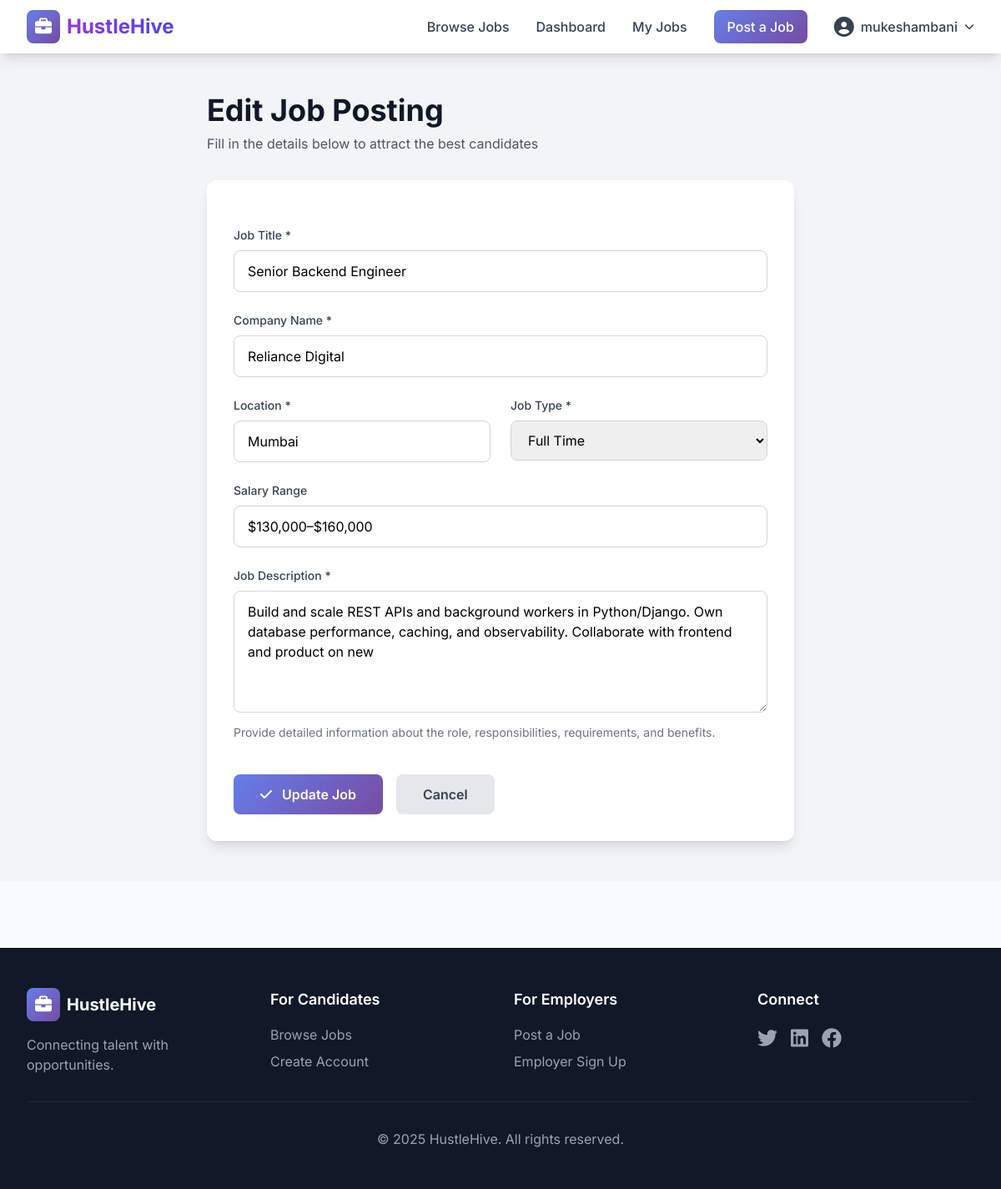
Screenshot of /jobs/1/update/ (signed in) with the database file from the repository.
### jobs/models.py (models this page shows, shortened)
class Job(models.Model):
    JOB_TYPES = [
        ('FT', 'Full Time'),
        ('PT', 'Part Time'),
        ('CT', 'Contract'),
        ('IN', 'Internship'),
    ]
    title = models.CharField(max_length=200)
    description = models.TextField()
    company_name = models.CharField(max_length=200)
    location = models.CharField(max_length=200)
    job_type = models.CharField(max_length=2, choices=JOB_TYPES, default='FT')
    salary_range = models.CharField(max_length=100, blank=True)
    posted_by = models.ForeignKey(User, on_delete=models.CASCADE, related_name='jobs')
    created_at = models.DateTimeField(auto_now_add=True)
    updated_at = models.DateTimeField(auto_now=True)
    is_active = models.BooleanField(default=True)
    class Meta:
        ordering = ['-created_at']

### jobs/views.py (the view, shortened to what this page needs)
# urls.py: path('jobs/<int:pk>/update/', views.JobUpdateView.as_view(), name='job_update'),
class JobUpdateView(LoginRequiredMixin, UpdateView):
    model = Job
    form_class = JobForm
    template_name = 'jobs/job_form.html'
    def dispatch(self, request, *args, **kwargs):
        job = self.get_object()
        if job.posted_by != request.user:
            messages.error(request, 'You can only edit your own job postings.')
            return redirect('job_list')
        return super().dispatch(request, *args, **kwargs)

### jobs/forms.py (shortened to what this page needs)
class JobForm(forms.ModelForm):
    class Meta:
        model = Job
        fields = ['title', 'description', 'company_name', 'location',
                  'job_type', 'salary_range']
        widgets = {
            'description': forms.Textarea(attrs={'rows': 5}),
            'title': forms.TextInput(attrs={'placeholder': 'e.g., Senior Python Developer'}),
            'company_name': forms.TextInput(attrs={'placeholder': 'Your Company Name'}),
            'location': forms.TextInput(attrs={'placeholder': 'e.g., Mumbai, India'}),
            'salary_range': forms.TextInput(attrs={'placeholder': 'e.g., ₹8-12 LPA'}),
        }

### jobs/templates/jobs/job_form.html (shortened to what this page needs)
{% extends 'jobs/base.html' %}
{% block content %}
<div class="bg-gray-100 py-12">
    <div class="max-w-3xl mx-auto px-4 sm:px-6 lg:px-8">
        <div class="animate-fade-in">
            <div class="mb-8">
                <h1 class="text-4xl font-bold text-gray-900 mb-2">
                    {% if form.instance.pk %}Edit Job Posting{% else %}Post a New Job{% endif %}
                </h1>
                <p class="text-gray-600">Fill in the details below to attract the best candidates</p>
            </div>
            <div class="bg-white rounded-xl shadow-lg p-8">
                <form method="POST" class="space-y-6">
                    <div>
                        <label for="{{ form.title.id_for_label }}" class="block text-sm font-medium text-gray-700 mb-2">
                            Job Title *
                        </label>
                        {{ form.title }}
                    </div>
                    <div>
                        <label for="{{ form.company_name.id_for_label }}" class="block text-sm font-medium text-gray-700 mb-2">
                            Company Name *
                        </label>
                        {{ form.company_name }}
                    </div>
                    <div class="grid grid-cols-1 md:grid-cols-2 gap-6">
                        <div>
                            <label for="{{ form.location.id_for_label }}" class="block text-sm font-medium text-gray-700 mb-2">
                                Location *
                            </label>
                            {{ form.location }}
                        </div>
                        <div>
                            <label for="{{ form.job_type.id_for_label }}" class="block text-sm font-medium text-gray-700 mb-2">
                                Job Type *
                            </label>
                            {{ form.job_type }}
                        </div>
                    </div>
                    <div>
                        <label for="{{ form.salary_range.id_for_label }}" class="block text-sm font-medium text-gray-700 mb-2">
                            Salary Range
                        </label>
                        {{ form.salary_range }}
                    </div>
                    <div>
                        <label for="{{ form.description.id_for_label }}" class="block text-sm font-medium text-gray-700 mb-2">
                            Job Description *
                        </label>
                        {{ form.description }}
                        <p class="mt-2 text-sm text-gray-500">
                            Provide detailed information about the role, responsibilities, requirements, and benefits.
                        </p>
                    </div>
                    <div class="flex gap-4 pt-4">
                        <button type="submit" class="btn-primary text-white px-8 py-3 rounded-lg font-semibold">
                            <i class="fas fa-check mr-2"></i>
                            {% if form.instance.pk %}Update Job{% else %}Post Job{% endif %}
                        </button>
                        <a href="{% if form.instance.pk %}{% url 'job_detail' form.instance.pk %}{% else %}{% url 'my_jobs' %}{% endif %}"
                           class="bg-gray-200 text-gray-700 px-8 py-3 rounded-lg font-semibold hover:bg-gray-300 transition">
                            Cancel
                        </a>
                    </div>
                </form>
            </div>
        </div>
    </div>
</div>
{% endblock %}

### jobs/templates/jobs/base.html (shortened to what this page needs)
<!DOCTYPE html>
<html lang="en">
<head>
    <script src="https://cdn.tailwindcss.com"></script>
    <link rel="stylesheet" href="https://cdnjs.cloudflare.com/ajax/libs/font-awesome/6.4.0/css/all.min.css">
</head>
<body class="bg-gray-50">
    <nav class="bg-white shadow-lg sticky top-0 z-50">
        <div class="max-w-7xl mx-auto px-4 sm:px-6 lg:px-8">
            <div class="flex justify-between h-16">
                <div class="flex items-center">
                    <a href="{% url 'home' %}" class="flex items-center space-x-2">
                        <div class="w-10 h-10 gradient-bg rounded-lg flex items-center justify-center">
                            <i class="fas fa-briefcase text-white text-xl"></i>
                        </div>
                        <span class="text-2xl font-bold bg-gradient-to-r from-purple-600 to-indigo-600 bg-clip-text text-transparent">
                        </span>
                    </a>
                </div>
                <div class="hidden md:flex items-center space-x-8">
                    <a href="{% url 'job_list' %}" class="text-gray-700 hover:text-purple-600 font-medium transition">
                        Browse Jobs
                    </a>
                    {% if user.is_authenticated %}
                        <a href="{% url 'dashboard' %}" class="text-gray-700 hover:text-purple-600 font-medium transition">
                            Dashboard
                        </a>
                        {% if user.profile.is_employer %}
                            <a href="{% url 'my_jobs' %}" class="text-gray-700 hover:text-purple-600 font-medium transition">
                                My Jobs
                            </a>
                            <a href="{% url 'job_create' %}" class="btn-primary text-white px-4 py-2 rounded-lg font-medium">
                                Post a Job
                            </a>
                        {% else %}
                            <a href="{% url 'my_applications' %}" class="text-gray-700 hover:text-purple-600 font-medium transition">
                                My Applications
                            </a>
                        {% endif %}
                        <div class="relative">
                            <button id="user-menu-btn" class="flex items-center space-x-2 text-gray-700 hover:text-purple-600 font-medium transition">
                                <i class="fas fa-user-circle text-2xl"></i>
                                <span>{{ user.username }}</span>
                                <i class="fas fa-chevron-down text-xs"></i>
                            </button>
                        </div>
                    {% endif %}
                </div>
            </div>
        </div>
    </nav>
    <main>
        {% block content %}{% endblock %}
    </main>
    <footer class="bg-gray-900 text-white mt-20">
        <div class="max-w-7xl mx-auto px-4 sm:px-6 lg:px-8 py-12">
            <div class="grid grid-cols-1 md:grid-cols-4 gap-8">
                <div>
                    <div class="flex items-center space-x-2 mb-4">
                        <div class="w-10 h-10 gradient-bg rounded-lg flex items-center justify-center">
                            <i class="fas fa-briefcase text-white text-xl"></i>
                        </div>
                        <span class="text-xl font-bold">HustleHive</span>
                    </div>
                    <p class="text-gray-400">Connecting talent with opportunities.</p>
                </div>
                <div>
                    <h3 class="text-lg font-semibold mb-4">For Candidates</h3>
                    <ul class="space-y-2 text-gray-400">
                        <li><a href="{% url 'job_list' %}" class="hover:text-white transition">Browse Jobs</a></li>
                        <li><a href="{% url 'register' %}" class="hover:text-white transition">Create Account</a></li>
                    </ul>
                </div>
                <div>
                    <h3 class="text-lg font-semibold mb-4">For Employers</h3>
                    <ul class="space-y-2 text-gray-400">
                        <li><a href="{% url 'job_create' %}" class="hover:text-white transition">Post a Job</a></li>
                        <li><a href="{% url 'register' %}" class="hover:text-white transition">Employer Sign Up</a></li>
                    </ul>
                </div>
                <div>
                    <h3 class="text-lg font-semibold mb-4">Connect</h3>
                    <div class="flex space-x-4">
                        <a href="#" class="text-gray-400 hover:text-white transition">
                            <i class="fab fa-twitter text-2xl"></i>
                        </a>
                        <a href="#" class="text-gray-400 hover:text-white transition">
                            <i class="fab fa-linkedin text-2xl"></i>
                        </a>
                        <a href="#" class="text-gray-400 hover:text-white transition">
                            <i class="fab fa-facebook text-2xl"></i>
                        </a>
                    </div>
                </div>
            </div>
            <div class="border-t border-gray-800 mt-8 pt-8 text-center text-gray-400">
                <p>&copy; 2025 HustleHive. All rights reserved.</p>
            </div>
        </div>
    </footer>
</body>
</html>

### jobs/templates/jobs/base.html (style rules this page uses)
body { font-family: 'Inter', sans-serif; }
.gradient-bg { background: linear-gradient(135deg, #667eea 0%, #764ba2 100%); }
.btn-primary { background: linear-gradient(135deg, #667eea 0%, #764ba2 100%); transition: all 0.3s ease; }
.animate-fade-in { animation: fadeIn 0.5s ease-in; }

### jobs/templates/jobs/job_form.html (style rules this page uses)
input[type="text"], select, textarea { width: 100%; padding: 0.75rem 1rem; border: 1px solid #d1d5db; border-radius: 0.5rem; font-size: 1rem; }

### rows the page displays
Job: title "Senior Backend Engineer", company_name "Reliance Digital", location "Mumbai", job_type "Full Time", salary_range "$130,000–$160,000", description "Build and scale REST APIs and background workers in Python/Django. Own database performance, caching, and observability. Collaborate with frontend and product on new"

### other values shown
{{ user.username }} "mukeshambani"
